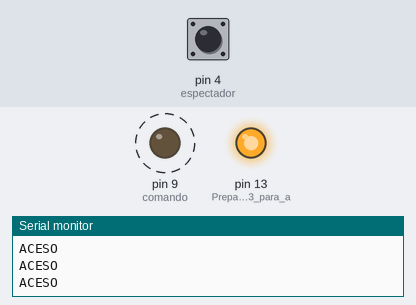
Simulated run of this sketch. Board: Arduino Uno, built with avr-gcc and run on an emulated ATmega328P. On the bench: output pins drawn as LEDs (lit = HIGH), the last lines printed to the serial monitor. Dashed ring = blinking. The test bench sets the inputs (shaded band); at power-on: pin 4 (espectador) HIGH.

Above: at 1.2 s.
1.3 s: pin 4 (espectador) pulled LOW for 0.15 s
At 1.62 s:
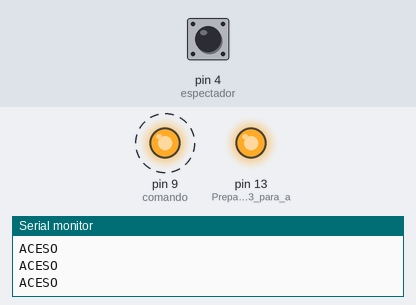
4.3 s: pin 4 (espectador) pulled LOW for 1 s
At 4.58 s:
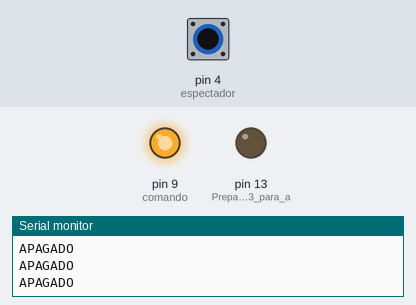
7.3 s: pin 4 (espectador) driven LOW
At 8.22 s:
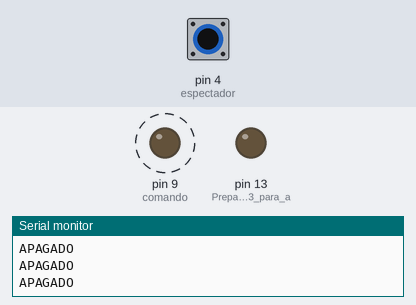
10.3 s: pin 4 (espectador) driven HIGH
At 10.5 s:
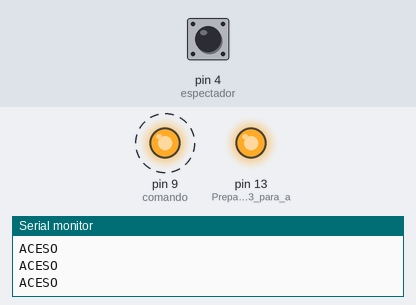
Timing chart, 0 to 14.3 s (numbered marks = the images above; inputs shaded):
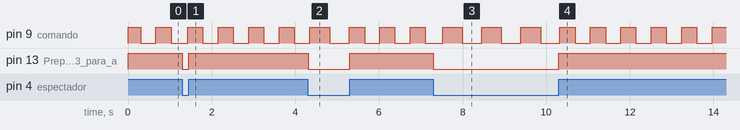

The sketch:

Teste_PortaDigital_Sender.ino
```cpp
// Este é o código do arduino que envia o sinal, lembre-se sempre de alimentar os arduinos
//com a mesma fonte ou entre si.
int espectador = 4; // Define a porta que aguarda o sinal.
int comando = 9; // Define a porta que envia o sinal.
int cont = 0; // Controla o número de ciclos para cada estado.

void setup() {
  Serial.begin(9600);
  pinMode(LED_BUILTIN, OUTPUT); // Prepara a porta 13 para acender ou apagar o led da placa.
  pinMode(espectador, INPUT_PULLUP); // Prepara a porta 4 para aguardar o sinal.
  pinMode(comando, OUTPUT); // Prepara a porta 9 para enviar o sinal que acende o Led.
}

void loop() {
  int codestate = digitalRead(espectador); //Variável lê o estado da porta 4.

  if (codestate == LOW){
    digitalWrite(LED_BUILTIN, LOW); //Led apagado.
    Serial.println("APAGADO"); //Informa no Monitor Serial.
  }
  else if (codestate == HIGH){
    digitalWrite(LED_BUILTIN, HIGH); //Led aceso.
    Serial.println("ACESO"); //Informa.
  }
  //Essa parte abaixo é só para alternar entre aceso e apagado
  if (cont < 50){
    digitalWrite(comando, HIGH);
    if (cont == 49){
      cont = cont + 49;
    }
    cont++;
  }
  else if (cont < 100){
    digitalWrite(comando, LOW);
    if (cont == 50){
      cont = cont -49;
    }
    cont--;
  }
}
```

Measured:
- after the input at 1.3 s, pin 13 (Prepara_a_porta_13_para_a): HIGH → LOW at once, → HIGH 0.15 s later
- after the input at 4.3 s, pin 13 (Prepara_a_porta_13_para_a): HIGH → LOW at once, → HIGH 1.0 s later
- after the input at 7.3 s, pin 9 (comando): alternates HIGH for 0.47 s and LOW for 0.47 s, starting after 0.23 s; pin 13 (Prepara_a_porta_13_para_a): HIGH → LOW at once
- after the input at 10.3 s, pin 13 (Prepara_a_porta_13_para_a): LOW → HIGH at once
